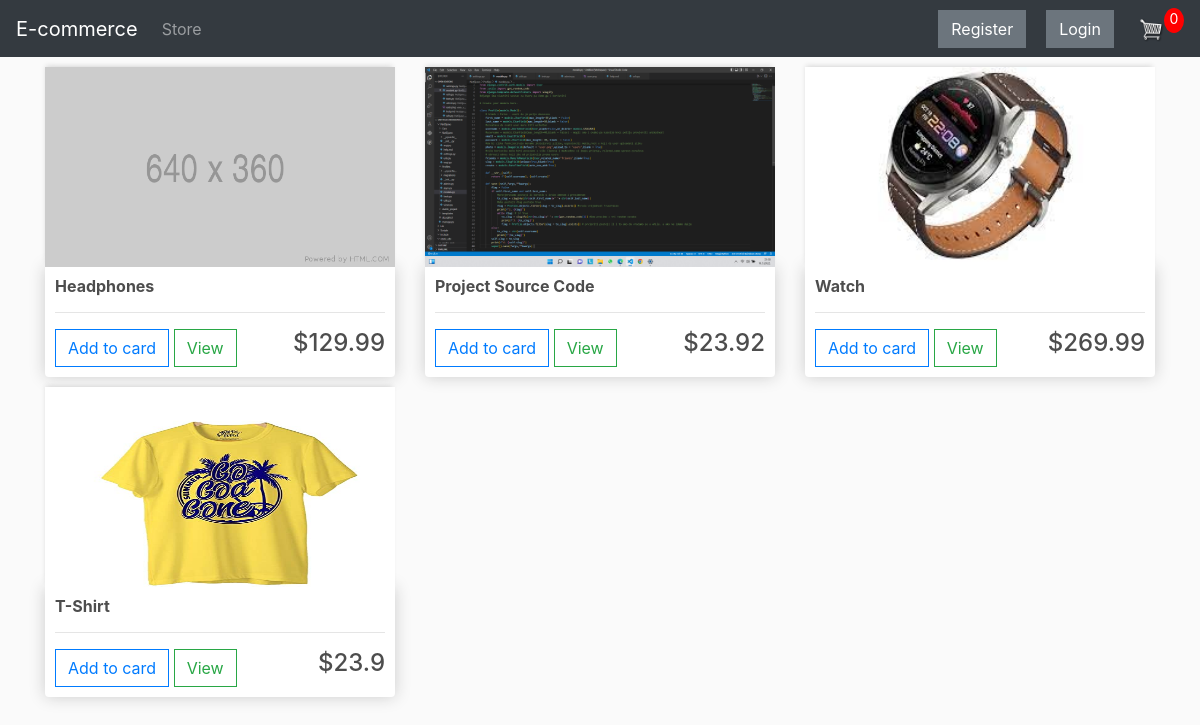
The page / on the database its author committed.
### store/models.py (models this page shows, shortened)
class Product (models.Model):
    name = models.CharField(max_length = 100,blank = False)
    price = models.FloatField(blank = False)
    digital = models.BooleanField(default = False)
    image = models.ImageField(upload_to = "images/",blank = True)

### store/views.py (the view)
# urls.py: path("",include("store.urls"))
def store (request):
    products = Product.objects.all()
    if request.user.is_authenticated:
       customer = request.user.customer
       order,creatd = Order.objects.get_or_create(customer = customer,complete = False)
       items = order.orderitem_set.all()
       cartItems = order.get_total_items
    else:
        cartItems = 0
        try:
            cart = json.loads(request.COOKIES["cart"])
        except:
            cart = {}
        for i in cart:
            cartItems += cart[i]["quantity"]
        order = {"get_total_items": cartItems,"shipping":False}
        cartItems = order["get_total_items"]
    context = {"products":products,"cartItems":cartItems,"order":order}
    return render (request,"store/store.html",context)

### store/templates/store/store.html
{% extends 'store/main.html' %}
{% load static %}
{% block content %}
<div class = "row">
    {% for product in products %}
  <div class = "col-lg-4">
    {% if product.image %}
    <img class = "thumbnail" src = "{{product.image.url}}">
    {% else %}
    <img class = "thumbnail" src = "{% static 'img/placeholder.png' %}">
    {% endif %}
    <div class = "box-element product">
    <h6><strong>{{ product.name }}</strong></h6>
    <hr>
    <button data-product = {{product.id}} data-action = "add" class = "btn btn-outline-primary add-btn update-cart">Add to card</button>
    <a class = "btn btn-outline-success" href = "#">View</a>
    <h4 style = "display:inline-block;float:right">${{ product.price }}</h4>
</div>
</div>
{% endfor %}
</div>
{% endblock %}

### static/css/main.css (style rules this page uses)
body { background-color: hsl(0, 0%, 98%); }
h1,h2,h3,h4,h5,h6 { color:hsl(0, 0%, 30%); }
.box-element { box-shadow:hsl(0, 0%, 80%) 0 0 16px; background-color: #fff; border-radius: 4px; padding: 10px; }
.thumbnail { width: 100%; height: 200px; -webkit-box-shadow: -1px -3px 5px -2px rgba(214,214,214,1); -moz-box-shadow: -1px -3px 5px -2px rgba(214,214,214,1); box-shadow: -1px -3px 5px -2px rgba(214,214,214,1); }
.product { border-radius: 0 0 4px 4px; }
.col-lg-4, .col-lg-6, .col-lg-8, .col-lg-12 { margin-top: 10px; }
.btn { border-radius: 0; }

### rows shown on the page
Product: name "Headphones", price "129.99"
Product: image (picture), name "Project Source Code", price "23.92"
Product: image (picture), name "Watch", price "269.99"
Product: image (picture), name "T-Shirt", price "23.9"

### other values the page prints
{{ cartItems }} "0"
